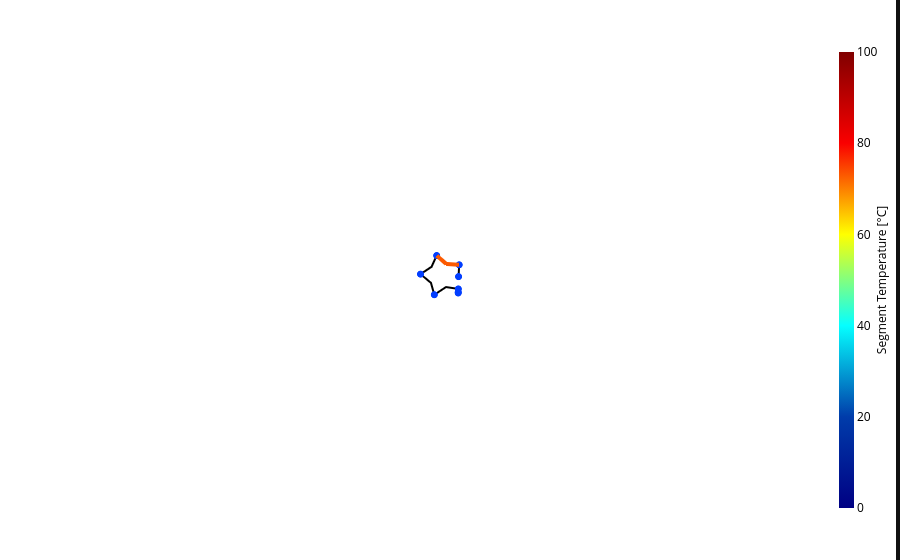

The notebook cell saved with this chart:
### Markdown cell above
You can also compare different timestamps by simply changing the filter time above.
As with the other grid plots you can adapt the base map via `mapbox_style`:

### Code cell
thermal_line_segment_plot(
    gwr.grid,
    segments,
    segment_values=segment_temperatures,
    cmap="Jet",
    cbar_title="Segment Temperature [°C]",
    mapbox_style="white-bg",
    value_range=(0, 100),
)

### Figure 1 — Plotly figure (JSON) as saved in the notebook; plotly's stock layout.template omitted (floating-point values rounded to 4 significant figures)
{"data": [{"hoverinfo": "skip", "lat": [51.96, 51.96], "line": {"color": "#000000", "width": 2}, "lon": [7.613, 7.613], "mode": "lines", "showlegend": false, "type": "scattermapbox"}, {"hoverinfo": "text", "hovertext": "MV1 Line 1", "lat": [51.96], "lon": [7.613], "marker": {"color": "#000000", "opacity": 0, "size": 0}, "mode": "markers", "showlegend": false, "type": "scattermapbox"}, {"hoverinfo": "skip", "lat": [51.96, 51.96, 51.96], "line": {"color": "#000000", "width": 2}, "lon": [7.613, 7.611, 7.609], "mode": "lines", "showlegend": false, "type": "scattermapbox"}, {"hoverinfo": "text", "hovertext": "MV1 Line 2", "lat": [51.96], "lon": [7.611], "marker": {"color": "#000000", "opacity": 0, "size": 0}, "mode": "markers", "showlegend": false, "type": "scattermapbox"}, {"hoverinfo": "skip", "lat": [51.97, 51.96, 51.96], "line": {"color": "#000000", "width": 2}, "lon": [7.609, 7.611, 7.613], "mode": "lines", "showlegend": false, "type": "scattermapbox"}, {"hoverinfo": "text", "hovertext": "MV1 Line 5", "lat": [51.96], "lon": [7.611], "marker": {"color": "#000000", "opacity": 0, "size": 0}, "mode": "markers", "showlegend": false, "type": "scattermapbox"}, {"hoverinfo": "skip", "lat": [51.96, 51.96, 51.97], "line": {"color": "#000000", "width": 2}, "lon": [7.606, 7.608, 7.609], "mode": "lines", "showlegend": false, "type": "scattermapbox"}, {"hoverinfo": "text", "hovertext": "MV1 Line 4", "lat": [51.96], "lon": [7.608], "marker": {"color": "#000000", "opacity": 0, "size": 0}, "mode": "markers", "showlegend": false, "type": "scattermapbox"}, {"hoverinfo": "skip", "lat": [51.96, 51.96, 51.96], "line": {"color": "#000000", "width": 2}, "lon": [7.609, 7.608, 7.606], "mode": "lines", "showlegend": false, "type": "scattermapbox"}, {"hoverinfo": "text", "hovertext": "MV1 Line 3", "lat": [51.96], "lon": [7.608], "marker": {"color": "#000000", "opacity": 0, "size": 0}, "mode": "markers", "showlegend": false, "type": "scattermapbox"}, {"hoverinfo": "skip", "lat": [51.96, 51.96], "line": {"color": "#000000", "width": 2}, "lon": [7.613, 7.613], "mode": "lines", "showlegend": false, "type": "scattermapbox"}, {"hoverinfo": "text", "hovertext": "MV1 Line 6", "lat": [51.96], "lon": [7.613], "marker": {"color": "#000000", "opacity": 0, "size": 0}, "mode": "markers", "showlegend": false, "type": "scattermapbox"}, {"hoverinfo": "text", "hovertext": ["ID: HV1 Bus 1<br>Latitude: 51.961814<br>Longitude: 7.612785", "ID: MV1 Bus 1<br>Latitude: 51.961908<br>Longitude: 7.612766", "ID: MV1 Bus 2<br>Latitude: 51.962244<br>Longitude: 7.612796", "ID: MV1 Bus 3<br>Latitude: 51.961635<br>Longitude: 7.608644", "ID: MV1 Bus 4<br>Latitude: 51.963817<br>Longitude: 7.606273", "ID: MV1 Bus 5<br>Latitude: 51.965790<br>Longitude: 7.609068", "ID: MV1 Bus 6<br>Latitude: 51.964815<br>Longitude: 7.612946", "ID: MV1 Bus 7<br>Latitude: 51.963562<br>Longitude: 7.612849"], "lat": [51.96, 51.96, 51.96, 51.96, 51.96, 51.97, 51.96, 51.96], "lon": [7.613, 7.613, 7.613, 7.609, 7.606, 7.609, 7.613, 7.613], "marker": {"color": ["#023eff", "#023eff", "#023eff", "#023eff", "#023eff", "#023eff", "#023eff", "#023eff"], "size": 8}, "mode": "markers", "showlegend": false, "type": "scattermapbox"}, {"hoverinfo": "skip", "lat": [51.97, 51.96], "line": {"color": "#fc5a00", "width": 4}, "lon": [7.609, 7.611], "mode": "lines", "showlegend": false, "type": "scattermapbox"}, {"hoverinfo": "text", "hovertext": "Segment: f860a372-0758-4ba0-9da4-3f5fdb7b0a68<br>Line: 43c0673b-610d-4540-863e-e501e7972044<br>Segment Temperature [°C]: 72.9301<br>Limit Temperature: 90.0 °C", "lat": [51.97], "lon": [7.61], "marker": {"color": "#fc5a00", "opacity": 0, "size": 0}, "mode": "markers", "showlegend": false, "type": "scattermapbox"}, {"hoverinfo": "skip", "lat": [51.96, 51.96], "line": {"color": "#fc5a00", "width": 4}, "lon": [7.611, 7.613], "mode": "lines", "showlegend": false, "type": "scattermapbox"}, {"hoverinfo": "text", "hovertext": "Segment: 38882f74-9d5b-47af-ba82-e93ad50d66cf<br>Line: 43c0673b-610d-4540-863e-e501e7972044<br>Segment Temperature [°C]: 72.9301<br>Limit Temperature: 90.0 °C", "lat": [51.96], "lon": [7.612], "marker": {"color": "#fc5a00", "opacity": 0, "size": 0}, "mode": "markers", "showlegend": false, "type": "scattermapbox"}, {"hoverinfo": "skip", "lat": [51.97], "lon": [7.609], "marker": {"cmax": 100, "cmin": 0, "color": "#008000", "colorbar": {"len": 0.85, "thickness": 15, "tickfont": {"color": "#000000", "size": 12, "style": "normal", "weight": "normal"}, "title": {"font": {"color": "#000000", "size": 12, "style": "normal", "weight": "normal"}, "side": "right", "text": "Segment Temperature [°C]"}, "x": 0.925, "y": 0.5, "yanchor": "middle"}, "colorscale": [[0.0, "rgb(0,0,131)"], [0.2, "rgb(0,60,170)"], [0.4, "rgb(5,255,255)"], [0.6, "rgb(255,255,0)"], [0.8, "rgb(250,0,0)"], [1.0, "rgb(128,0,0)"]], "opacity": 0, "showscale": true, "size": 0.1}, "mode": "markers", "showlegend": false, "type": "scattermapbox"}], "layout": {"mapbox": {"center": {"lat": 51.96, "lon": 7.611}, "style": "white-bg", "zoom": 11.99}, "margin": {"r": 0, "t": 0, "l": 0, "b": 0}, "showlegend": false}}
